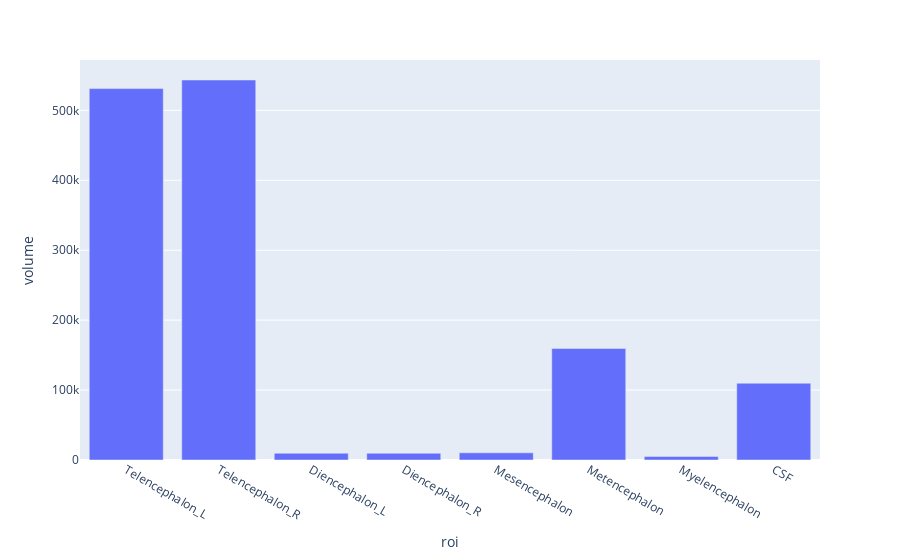

Notebook source saved alongside this figure:
### Code cell
#!pip install plotly==4.0.0
import plotly
import plotly.express as px
plotly.offline.init_notebook_mode(connected=True)
myplot = px.bar(t1l1, x='roi', y='volume')
myplot.show()

### Figure 1 — Plotly figure (JSON) as saved in the notebook; plotly's stock layout.template omitted (floating-point values rounded to 4 significant figures)
{"data": [{"alignmentgroup": "True", "hovertemplate": "roi=%{x}<br>volume=%{y}<extra></extra>", "legendgroup": "", "marker": {"color": "#636efa", "pattern": {"shape": ""}}, "name": "", "offsetgroup": "", "orientation": "v", "showlegend": false, "textposition": "auto", "type": "bar", "x": ["Telencephalon_L", "Telencephalon_R", "Diencephalon_L", "Diencephalon_R", "Mesencephalon", "Metencephalon", "Myelencephalon", "CSF"], "xaxis": "x", "y": [531111, 543404, 9683, 9678, 10268, 159402, 4973, 109776], "yaxis": "y"}], "layout": {"autosize": true, "barmode": "relative", "legend": {"tracegroupgap": 0}, "margin": {"t": 60}, "xaxis": {"anchor": "y", "autorange": true, "domain": [0, 1], "range": [-0.5, 7.5], "title": {"text": "roi"}, "type": "category"}, "yaxis": {"anchor": "x", "autorange": true, "domain": [0, 1], "range": [0, 572000.0], "title": {"text": "volume"}, "type": "linear"}}}
